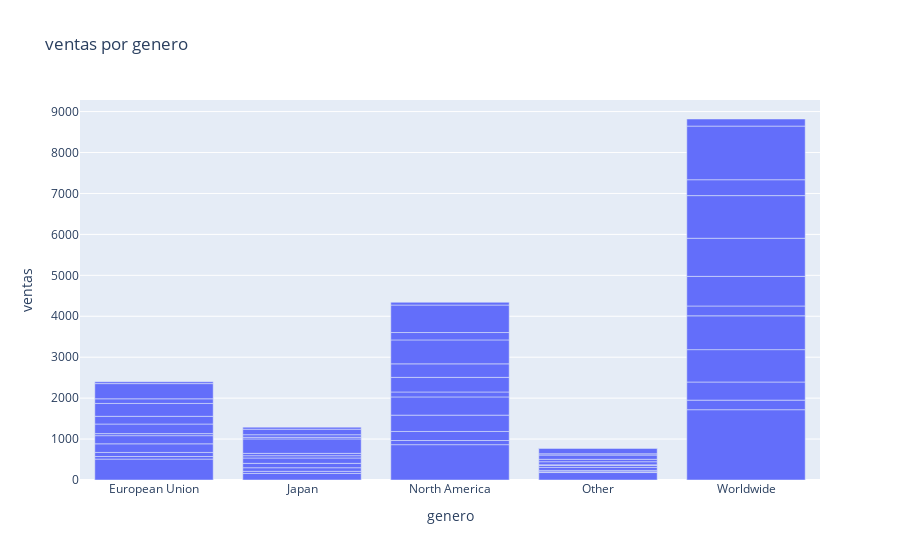

Notebook cell for this chart:
### Code cell
data1=[go.Bar(x=data["region"],y=data["sales"])]
layout1=go.Layout(title="ventas por genero",xaxis=dict(title="genero"),yaxis=dict(title="ventas"))
fig=go.Figure(data=data1,layout=layout1)
fig.show()
#pyo.plot(fig,filename="Ventas por genero.html")

### Figure 1 — Plotly figure (JSON) as saved in the notebook; plotly's stock layout.template omitted (floating-point values rounded to 4 significant figures)
{"data": [{"type": "bar", "x": ["European Union", "Japan", "North America", "Other", "Worldwide", "European Union", "Japan", "North America", "Other", "Worldwide", "European Union", "Japan", "North America", "Other", "Worldwide", "European Union", "Japan", "North America", "Other", "Worldwide", "European Union", "Japan", "North America", "Other", "Worldwide", "European Union", "Japan", "North America", "Other", "Worldwide", "European Union", "Japan", "North America", "Other", "Worldwide", "European Union", "Japan", "North America", "Other", "Worldwide", "European Union", "Japan", "North America", "Other", "Worldwide", "European Union", "Japan", "North America", "Other", "Worldwide", "European Union", "Japan", "North America", "Other", "Worldwide", "European Union", "Japan", "North America", "Other", "Worldwide"], "y": [511.0, 160.2, 863.2, 182.2, 1718.0, 63.2, 52.24, 101.5, 16.37, 233.5, 99, 87.28, 220.5, 35.87, 442.6, 210.6, 107.0, 399.6, 73.1, 790.9, 199.4, 130.7, 444.4, 51.01, 825.9, 49.78, 56.68, 121.1, 12.3, 240.3, 234.5, 56.63, 356.9, 75.51, 723.7, 188.2, 353.4, 330.0, 59.41, 930.9, 314.5, 38.68, 584.8, 103.3, 1042.0, 113.3, 63.64, 180.7, 30.59, 388.4, 371.3, 134.9, 671.2, 132.2, 1310.0, 44.79, 49.3, 67.75, 10.73, 172.8]}], "layout": {"autosize": true, "title": {"text": "ventas por genero"}, "xaxis": {"autorange": true, "range": [-0.5, 4.5], "title": {"text": "genero"}, "type": "category"}, "yaxis": {"autorange": true, "range": [0, 9283.0], "title": {"text": "ventas"}, "type": "linear"}}}
